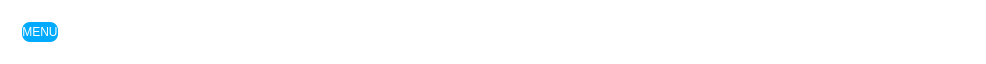
     <widget class="QFrame" name="frame_titulo">
      <property name="maximumSize">
       <size>
        <width>16777215</width>
        <height>50</height>
       </size>
      </property>
      <property name="styleSheet">
       <string notr="true">background-color: transparent;</string>
      </property>
      <property name="frameShape">
       <enum>QFrame::StyledPanel</enum>
      </property>
      <property name="frameShadow">
       <enum>QFrame::Raised</enum>
      </property>
      <layout class="QGridLayout" name="gridLayout_2">
       <item row="0" column="0">
        <widget class="QFrame" name="frame_btn_menu">
         <property name="maximumSize">
          <size>
           <width>150</width>
           <height>200</height>
          </size>
         </property>
         <property name="frameShape">
          <enum>QFrame::StyledPanel</enum>
         </property>
         <property name="frameShadow">
          <enum>QFrame::Raised</enum>
         </property>
         <layout class="QGridLayout" name="gridLayout_3">
          <item row="0" column="0">
           <widget class="QPushButton" name="btn_menu">
            <property name="minimumSize">
             <size>
              <width>0</width>
              <height>20</height>
             </size>
            </property>
            <property name="maximumSize">
             <size>
              <width>150</width>
              <height>20</height>
             </size>
            </property>
            <property name="cursor">
             <cursorShape>PointingHandCursor</cursorShape>
            </property>
            <property name="styleSheet">
             <string notr="true">background-color: rgb(0, 170, 255);
color: rgb(255, 255, 255);
border-radius: 8px;</string>
            </property>
            <property name="text">
             <string>MENU</string>
            </property>
           </widget>
          </item>
         </layout>
        </widget>
       </item>
       <item row="0" column="1">
        <widget class="QLabel" name="lbl_titulo">
         <property name="minimumSize">
          <size>
           <width>900</width>
           <height>0</height>
          </size>
         </property>
         <property name="maximumSize">
          <size>
           <width>16777215</width>
           <height>200</height>
          </size>
         </property>
         <property name="text">
          <string>&lt;html&gt;&lt;head/&gt;&lt;body&gt;&lt;p align=&quot;center&quot;&gt;&lt;span style=&quot; font-size:14pt; font-weight:600; color:#ffffff;&quot;&gt;SISTEMA DE CONTROLE E GESTÃO DE FROTA&lt;/span&gt;&lt;/p&gt;&lt;/body&gt;&lt;/html&gt;</string>
         </property>
        </widget>
       </item>
      </layout>
     </widget>
